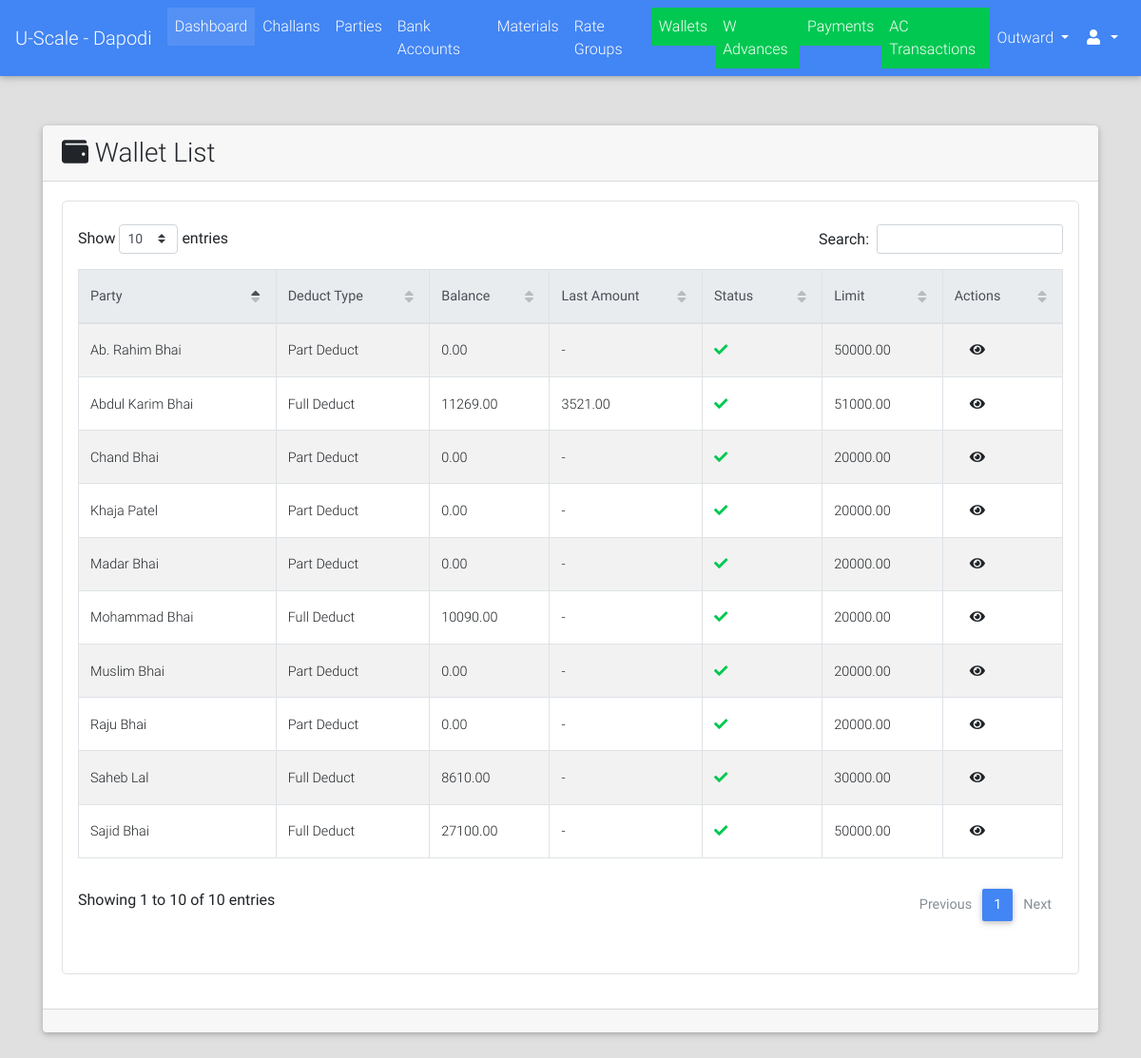
/parties/wallets/list/ (signed in), run on the app's committed database.
### parties/models.py (models this page shows, shortened)
class Wallet(models.Model):
    DEDUCT_TYPE_CHOICES = (("FD", "Full Deduct"), ("PD", "Part Deduct"), ("FXD", "Fix Deduct"))
    party = models.ForeignKey(Party, on_delete=models.CASCADE)
    balance = models.DecimalField(max_digits=9, decimal_places=2, default=Decimal(0.00))
    upper_limit = models.DecimalField(max_digits=9, decimal_places=2, default=20000.00)
    deduct_type = models.CharField(max_length=3, choices=DEDUCT_TYPE_CHOICES)
    fixed_amount = models.DecimalField(max_digits=7, decimal_places=2, blank=True, null=True)
    is_active = models.BooleanField(default=True)
    @property
    def get_absolute_url(self):
        return reverse_lazy("parties:wallet_detail", kwargs={"id": self.id})

class Party(models.Model):
    RATE_TYPE_CHOICES = (("GR", "Group Rate"), ("IR", "Individual Rate"))
    rate_type = models.CharField(max_length=2, choices=RATE_TYPE_CHOICES)
    rate_group = models.ForeignKey("rates.RateGroup", on_delete=models.PROTECT, blank=True, null=True)
    name = models.CharField(max_length=128)
    party_code = models.CharField(max_length=32, blank=True)
    address = models.TextField(blank=True)
    phone = models.CharField(max_length=13)
    whatsapp = models.CharField(max_length=13, blank=True)
    email = models.EmailField(blank=True, null=True)
    extra_info = models.TextField(blank=True)
    is_wallet_party = models.BooleanField(default=False)
    is_active = models.BooleanField(default=True)
    @property
    def get_display_text(self):
        return self.name
    class Meta:
        verbose_name = "Party"
        verbose_name_plural = "Parties"

### payments/models.py (models this page shows, shortened)
class WalletTransaction(models.Model):
    payment = models.ForeignKey("Payment", on_delete=models.CASCADE)
    wallet = models.ForeignKey("parties.Wallet", on_delete=models.CASCADE)
    amount = models.DecimalField(max_digits=9, decimal_places=2, default=Decimal(0.00))
    payed_on = models.DateField(blank=True, null=True)
    deducted_amount = models.DecimalField(max_digits=9, decimal_places=2, default=Decimal(0.00))
    previous_balance = models.DecimalField(max_digits=8, decimal_places=2, blank=True, null=True)
    remaining_balance = models.DecimalField(max_digits=8, decimal_places=2, blank=True, null=True)

### parties/views.py (the view)
class WalletListView(LoginRequiredMixin, ListView):
    model = Wallet
    template_name = "parties/wallet_list.html"
    context_object_name = "wallets"
    ordering = "-id"

### portal/templatetags/constant_tags.py (called while the page is built)
@register.simple_tag
def get_branch_name():
    return settings.BRANCH_NAME

### portal/templates/parties/wallet_list.html (shortened to what this page needs)
{% extends "portal/base.html" %}
{% load crispy_forms_tags %}
{% load static %}
{% block custom_links %}
    <link href="{% static "css/addons/datatables.min.css" %}" rel="stylesheet">
    <link href="{% static "css/addons/datatables-select.min.css" %}" rel="stylesheet">
{% endblock %}
{% block content %}
    <br><br>
    <div class="container">
        <div class="card">
            <div class="card-header">
                <div class="row">
                    <div class="col-lg-12 m-auto">
                        <h3 class="m-auto"><i class="fa fa-wallet"></i> Wallet List</h3>
                    </div>
                </div>
            </div>
            <div class="card-body">
                 <div class="table p-3 border" style="border-radius: 5px">
                     <table id="dt-basic-checkbox" class="table table-striped table-bordered" cellspacing="0" width="100%">
                         <thead class="thead-light">
                            <th class="th-sm">Party</th>
                            <th class="th-sm">Deduct Type</th>
                            <th class="th-sm">Balance</th>
                            <th class="th-sm">Last Amount</th>
                            <th class="th-sm">Status</th>
                            <th class="th-sm">Limit</th>
                            <th class="th-sm">Actions</th>
                         </thead>
                         <tbody>
                             {% if wallets %}
                                 {% for wallet in wallets %}
                                     <tr>
                                         <td>{{ wallet.party.get_display_text }}</td>
                                        <td>{{ wallet.get_deduct_type_display }}{% if wallet.deduct_type == "FXD" %} ({{ wallet.fixed_amount }}){% endif %}</td>
                                        <td>{{ wallet.balance }}</td>
                                        <td>{{ wallet.wallettransaction_set.last.amount|default:"-" }}</td>
                                        <td>
                                            {% if wallet.is_active %}
                                                <i class="fa fa-check text-success"></i>
                                            {% else %}
                                                <i class="fa fa-times text-danger"></i>
                                            {% endif %}
                                        </td>
                                        <td>{{ wallet.upper_limit }}</td>
                                        <td class="m-auto">
                                            <a class="m-3" href="{{ wallet.get_absolute_url }}"><i class="fa fa-eye"></i></a>
                                        </td>
                                     </tr>
                                 {% endfor %}
                             {% else %}
                                 <span class="text-black-50 font-weight-bold">No Wallets Found</span>
                             {% endif %}
                         </tbody>
                    </table>
                 </div>
            </div>
            <div class="card-footer">
            </div>
        </div>
    </div>
{% endblock %}

### data on the page
Wallet: party.get_display_text "Ab. Rahim Bhai", deduct_type "Part Deduct", balance "0.00", wallettransaction_set.last.amount "-", is_active True (drawn), upper_limit "50000.00"
Wallet: party.get_display_text "Raju Bhai", deduct_type "Part Deduct", balance "0.00", wallettransaction_set.last.amount "-", is_active True (drawn), upper_limit "20000.00"
Wallet: party.get_display_text "Khaja Patel", deduct_type "Part Deduct", balance "0.00", wallettransaction_set.last.amount "-", is_active True (drawn), upper_limit "20000.00"
Wallet: party.get_display_text "Muslim Bhai", deduct_type "Part Deduct", balance "0.00", wallettransaction_set.last.amount "-", is_active True (drawn), upper_limit "20000.00"
Wallet: party.get_display_text "Chand Bhai", deduct_type "Part Deduct", balance "0.00", wallettransaction_set.last.amount "-", is_active True (drawn), upper_limit "20000.00"
Wallet: party.get_display_text "Madar Bhai", deduct_type "Part Deduct", balance "0.00", wallettransaction_set.last.amount "-", is_active True (drawn), upper_limit "20000.00"
Wallet: party.get_display_text "Saheb Lal", deduct_type "Full Deduct", balance "8610.00", wallettransaction_set.last.amount "-", is_active True (drawn), upper_limit "30000.00"
Wallet: party.get_display_text "Mohammad Bhai", deduct_type "Full Deduct", balance "10090.00", wallettransaction_set.last.amount "-", is_active True (drawn), upper_limit "20000.00"
Wallet: party.get_display_text "Sajid Bhai", deduct_type "Full Deduct", balance "27100.00", wallettransaction_set.last.amount "-", is_active True (drawn), upper_limit "50000.00"
Wallet: party.get_display_text "Abdul Karim Bhai", deduct_type "Full Deduct", balance "11269.00", wallettransaction_set.last.amount "3521.00", is_active True (drawn), upper_limit "51000.00"
